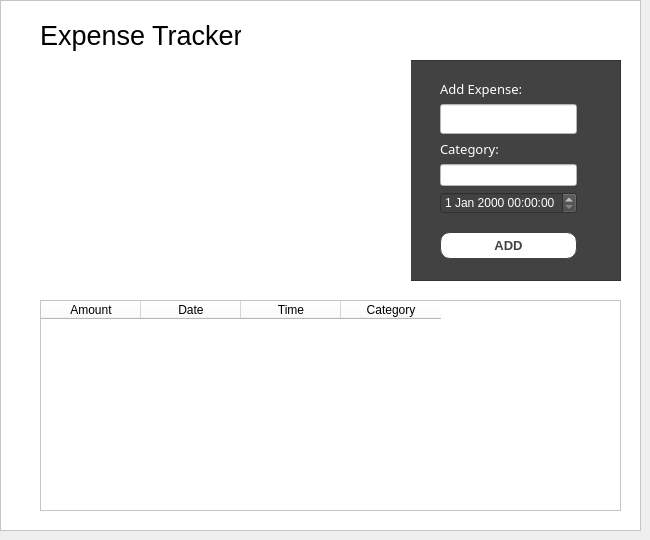
         <widget class="QWidget" name="page_3">
          <widget class="QFrame" name="frame_4">
           <property name="geometry">
            <rect>
             <x>0</x>
             <y>0</y>
             <width>641</width>
             <height>531</height>
            </rect>
           </property>
           <property name="autoFillBackground">
            <bool>false</bool>
           </property>
           <property name="styleSheet">
            <string notr="true">background-color:rgb(255, 255, 255);</string>
           </property>
           <property name="frameShape">
            <enum>QFrame::StyledPanel</enum>
           </property>
           <property name="frameShadow">
            <enum>QFrame::Raised</enum>
           </property>
           <widget class="QLabel" name="label_5">
            <property name="geometry">
             <rect>
              <x>40</x>
              <y>20</y>
              <width>201</width>
              <height>31</height>
             </rect>
            </property>
            <property name="font">
             <font>
              <pointsize>20</pointsize>
             </font>
            </property>
            <property name="text">
             <string>Expense Tracker</string>
            </property>
           </widget>
           <widget class="QFrame" name="frame_10">
            <property name="geometry">
             <rect>
              <x>40</x>
              <y>60</y>
              <width>581</width>
              <height>221</height>
             </rect>
            </property>
            <property name="styleSheet">
             <string notr="true">background-color:rgb(66, 66, 66);</string>
            </property>
            <property name="frameShape">
             <enum>QFrame::StyledPanel</enum>
            </property>
            <property name="frameShadow">
             <enum>QFrame::Raised</enum>
            </property>
            <widget class="QFrame" name="frame_12">
             <property name="geometry">
              <rect>
               <x>360</x>
               <y>0</y>
               <width>221</width>
               <height>221</height>
              </rect>
             </property>
             <property name="font">
              <font>
               <family>HelveticaNeueLT Pro 65 Md</family>
              </font>
             </property>
             <property name="styleSheet">
              <string notr="true">background-color:rgb(66, 66, 66);
</string>
             </property>
             <property name="frameShape">
              <enum>QFrame::StyledPanel</enum>
             </property>
             <property name="frameShadow">
              <enum>QFrame::Raised</enum>
             </property>
             <widget class="QWidget" name="layoutWidget">
              <property name="geometry">
               <rect>
                <x>40</x>
                <y>20</y>
                <width>137</width>
                <height>179</height>
               </rect>
              </property>
              <layout class="QVBoxLayout" name="verticalLayout_8">
               <item>
                <layout class="QVBoxLayout" name="verticalLayout_6">
                 <item>
                  <widget class="QLabel" name="label_11">
                   <property name="font">
                    <font>
                     <family>HelveticaNeueLT Pro 65 Md</family>
                     <pointsize>10</pointsize>
                     <weight>50</weight>
                     <bold>false</bold>
                    </font>
                   </property>
                   <property name="styleSheet">
                    <string notr="true">color:rgb(255, 255, 255);</string>
                   </property>
                   <property name="text">
                    <string>Add Expense:</string>
                   </property>
                  </widget>
                 </item>
                 <item>
                  <widget class="QLineEdit" name="lineEdit">
                   <property name="minimumSize">
                    <size>
                     <width>0</width>
                     <height>30</height>
                    </size>
                   </property>
                   <property name="font">
                    <font>
                     <pointsize>12</pointsize>
                    </font>
                   </property>
                   <property name="styleSheet">
                    <string notr="true">padding:2px;
background-color:rgb(255, 255, 255);</string>
                   </property>
                  </widget>
                 </item>
                </layout>
               </item>
               <item>
                <layout class="QVBoxLayout" name="verticalLayout_7">
                 <item>
                  <widget class="QLabel" name="label_12">
                   <property name="font">
                    <font>
                     <family>HelveticaNeueLT Pro 65 Md</family>
                     <pointsize>10</pointsize>
                    </font>
                   </property>
                   <property name="styleSheet">
                    <string notr="true">color:rgb(255, 255, 255);</string>
                   </property>
                   <property name="text">
                    <string>Category:</string>
                   </property>
                  </widget>
                 </item>
                 <item>
                  <widget class="QLineEdit" name="lineEdit_2">
                   <property name="styleSheet">
                    <string notr="true">padding:2px;
background-color:rgb(255, 255, 255);</string>
                   </property>
                  </widget>
                 </item>
                 <item>
                  <widget class="QDateTimeEdit" name="dateTimeEdit">
                   <property name="styleSheet">
                    <string notr="true">color:rgb(255, 255, 255);</string>
                   </property>
                  </widget>
                 </item>
                </layout>
               </item>
               <item>
                <spacer name="verticalSpacer_3">
                 <property name="orientation">
                  <enum>Qt::Vertical</enum>
                 </property>
                 <property name="sizeHint" stdset="0">
                  <size>
                   <width>20</width>
                   <height>28</height>
                  </size>
                 </property>
                </spacer>
               </item>
               <item>
                <widget class="QPushButton" name="expenseAddButton">
                 <property name="minimumSize">
                  <size>
                   <width>0</width>
                   <height>0</height>
                  </size>
                 </property>
                 <property name="font">
                  <font>
                   <pointsize>10</pointsize>
                   <weight>75</weight>
                   <bold>true</bold>
                  </font>
                 </property>
                 <property name="styleSheet">
                  <string notr="true">#expenseAddButton{
	background-color:#ffffff;
	border-radius:10px;
	border-style:solid;
	border-width:1px;
	border-color:rgb(66, 66, 66);
	color:rgb(66, 66, 66);
	padding:5px 2px;
}

#expenseAddButton:hover{
	background-color:rgb(66, 66, 66);
	border-radius:10px;
	border-style:solid;
	border-width:1px;
	border-color:rgb(255, 255, 255);
	color:rgb(255, 255, 255);
	padding:5px 2px;
}</string>
                 </property>
                 <property name="text">
                  <string>ADD</string>
                 </property>
                </widget>
               </item>
              </layout>
             </widget>
            </widget>
            <widget class="QWidget" name="widget_3" native="true">
             <property name="geometry">
              <rect>
               <x>0</x>
               <y>0</y>
               <width>371</width>
               <height>221</height>
              </rect>
             </property>
             <property name="styleSheet">
              <string notr="true">background-color:rgb(255, 255, 255);</string>
             </property>
             <widget class="QLabel" name="label_13">
              <property name="geometry">
               <rect>
                <x>50</x>
                <y>10</y>
                <width>251</width>
                <height>201</height>
               </rect>
              </property>
              <property name="text">
               <string/>
              </property>
              <property name="pixmap">
               <pixmap resource="icons.qrc">:/icons/resources/income pie.png</pixmap>
              </property>
              <property name="scaledContents">
               <bool>true</bool>
              </property>
             </widget>
            </widget>
           </widget>
           <widget class="QTableWidget" name="expenseTable">
            <property name="geometry">
             <rect>
              <x>40</x>
              <y>300</y>
              <width>581</width>
              <height>211</height>
             </rect>
            </property>
            <column>
             <property name="text">
              <string>Amount</string>
             </property>
            </column>
            <column>
             <property name="text">
              <string>Date</string>
             </property>
            </column>
            <column>
             <property name="text">
              <string>Time</string>
             </property>
            </column>
            <column>
             <property name="text">
              <string>Category</string>
             </property>
            </column>
           </widget>
          </widget>
         </widget>
